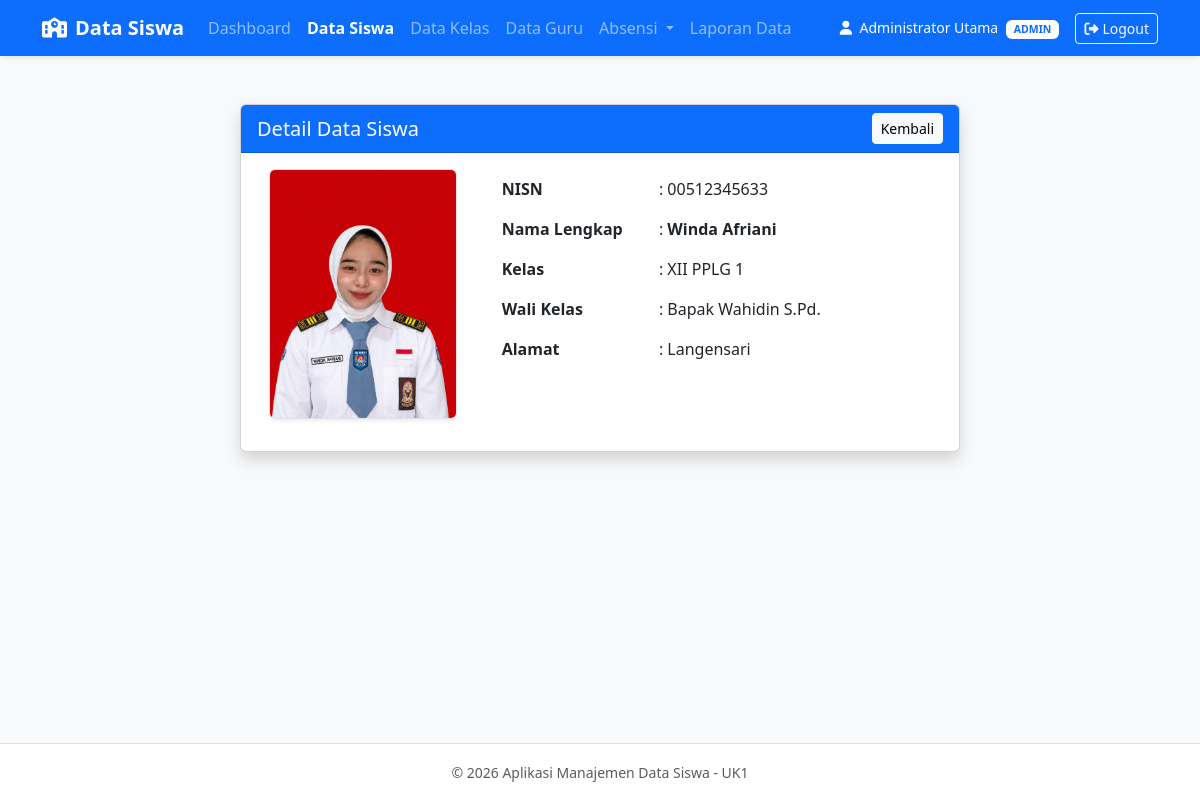
/siswa_detail.php?id=7 (signed in), run on the app's committed database.
### tables this page shows
CREATE TABLE `siswa` (
  `id` int NOT NULL,
  `nisn` varchar(20) NOT NULL,
  `nama` varchar(100) NOT NULL,
  `kelas_id` int DEFAULT NULL,
  `alamat` text,
  `foto` varchar(255) DEFAULT 'default.png'
);

CREATE TABLE `kelas` (
  `id` int NOT NULL,
  `nama_kelas` varchar(50) NOT NULL,
  `wali_kelas` varchar(100) DEFAULT NULL,
  `guru_id` int DEFAULT NULL
);

### siswa_detail.php (the view, shortened to what this page needs)
<?php
$database = new Database();
$db = $database->getConnection();
$id = $_GET['id'] ?? null;
$query = "SELECT siswa.*, kelas.nama_kelas, kelas.wali_kelas
          FROM siswa
          LEFT JOIN kelas ON siswa.kelas_id = kelas.id
          WHERE siswa.id = :id LIMIT 1";
$stmt = $db->prepare($query);
$stmt->bindValue(':id', $id, PDO::PARAM_INT);
$stmt->execute();
$siswa = $stmt->fetch(PDO::FETCH_ASSOC);
require_once 'views/header.php';
?>
<div class="container mt-4">
    <div class="row justify-content-center">
        <div class="col-md-8">
            <div class="card shadow">
                <div class="card-header bg-primary text-white d-flex justify-content-between align-items-center">
                    <h5 class="mb-0">Detail Data Siswa</h5>
                    <a href="siswa_list.php" class="btn btn-light btn-sm">Kembali</a>
                </div>
                <div class="card-body">
                    <div class="row">
                        <div class="col-md-4 text-center mb-3">
                            <img src="uploads/<?= htmlspecialchars($siswa['foto'] ?? 'default.png') ?>"
                                 alt="Foto Siswa"
                                 class="img-fluid rounded border shadow-sm"
                                 style="max-height: 250px; object-fit: cover;"
                                 onerror="this.src='https://via.placeholder.com/150';">
                        </div>
                        <div class="col-md-8">
                            <table class="table table-borderless">
                                <tr>
                                    <th width="35%">NISN</th>
                                    <td>: <?= htmlspecialchars($siswa['nisn'] ?? '-') ?></td>
                                </tr>
                                <tr>
                                    <th>Nama Lengkap</th>
                                    <td>: <strong><?= htmlspecialchars($siswa['nama'] ?? '-') ?></strong></td>
                                </tr>
                                <tr>
                                    <th>Kelas</th>
                                    <td>: <?= htmlspecialchars($siswa['nama_kelas'] ?? '-') ?></td>
                                </tr>
                                <tr>
                                    <th>Wali Kelas</th>
                                    <td>: <?= htmlspecialchars($siswa['wali_kelas'] ?? '-') ?></td>
                                </tr>
                                <tr>
                                    <th>Alamat</th>
                                    <td>: <?= htmlspecialchars($siswa['alamat'] ?? '-') ?></td>
                                </tr>
                            </table>
                        </div>
                    </div>
                </div>
            </div>
        </div>
    </div>
</div>
<?php
require_once 'views/footer.php';
?>

### data on the page
siswa: foto (picture), nisn "00512345633", nama "Winda Afriani", kelas.nama_kelas "XII PPLG 1", kelas.wali_kelas "Bapak Wahidin S.Pd.", alamat "Langensari"

### other printed values
$_SESSION['nama_lengkap'] "Administrator Utama"
$_SESSION['user_role'] "ADMIN"
